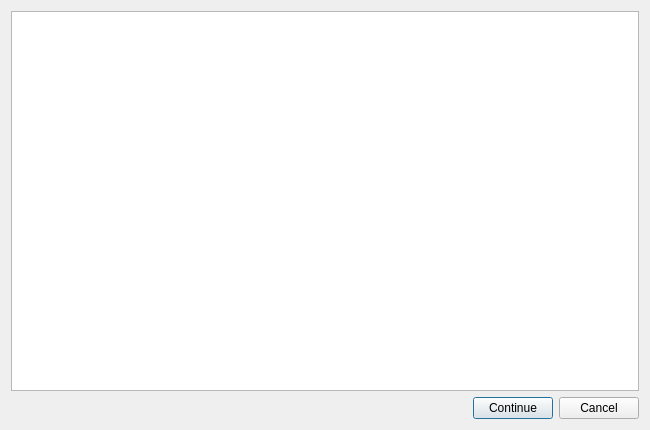
<?xml version="1.0" encoding="UTF-8"?>
<ui version="4.0">
 <class>ActivityPlanningConfirmationForm_template</class>
 <widget class="QDialog" name="ActivityPlanningConfirmationForm_template">
  <property name="geometry">
   <rect>
    <x>0</x>
    <y>0</y>
    <width>650</width>
    <height>430</height>
   </rect>
  </property>
  <property name="windowTitle">
   <string>Instructions and confirmation of activity planning</string>
  </property>
  <layout class="QGridLayout" name="gridLayout">
   <item row="0" column="0" colspan="3">
    <widget class="QTextBrowser" name="textBrowser"/>
   </item>
   <item row="1" column="0">
    <spacer name="horizontalSpacer">
     <property name="orientation">
      <enum>Qt::Horizontal</enum>
     </property>
     <property name="sizeHint" stdset="0">
      <size>
       <width>607</width>
       <height>20</height>
      </size>
     </property>
    </spacer>
   </item>
   <item row="1" column="1">
    <widget class="QPushButton" name="pushButton">
     <property name="text">
      <string>Continue</string>
     </property>
    </widget>
   </item>
   <item row="1" column="2">
    <widget class="QPushButton" name="pushButton_2">
     <property name="text">
      <string>Cancel</string>
     </property>
    </widget>
   </item>
  </layout>
 </widget>
 <resources/>
 <connections>
  <connection>
   <sender>pushButton</sender>
   <signal>clicked()</signal>
   <receiver>ActivityPlanningConfirmationForm_template</receiver>
   <slot>accept()</slot>
   <hints>
    <hint type="sourcelabel">
     <x>669</x>
     <y>500</y>
    </hint>
    <hint type="destinationlabel">
     <x>513</x>
     <y>486</y>
    </hint>
   </hints>
  </connection>
  <connection>
   <sender>pushButton_2</sender>
   <signal>clicked()</signal>
   <receiver>ActivityPlanningConfirmationForm_template</receiver>
   <slot>reject()</slot>
   <hints>
    <hint type="sourcelabel">
     <x>759</x>
     <y>500</y>
    </hint>
    <hint type="destinationlabel">
     <x>310</x>
     <y>489</y>
    </hint>
   </hints>
  </connection>
 </connections>
</ui>
